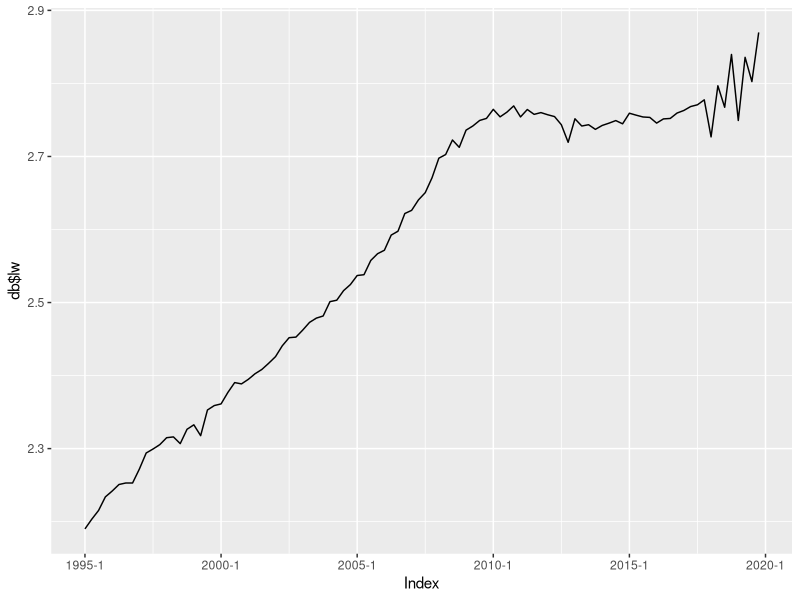
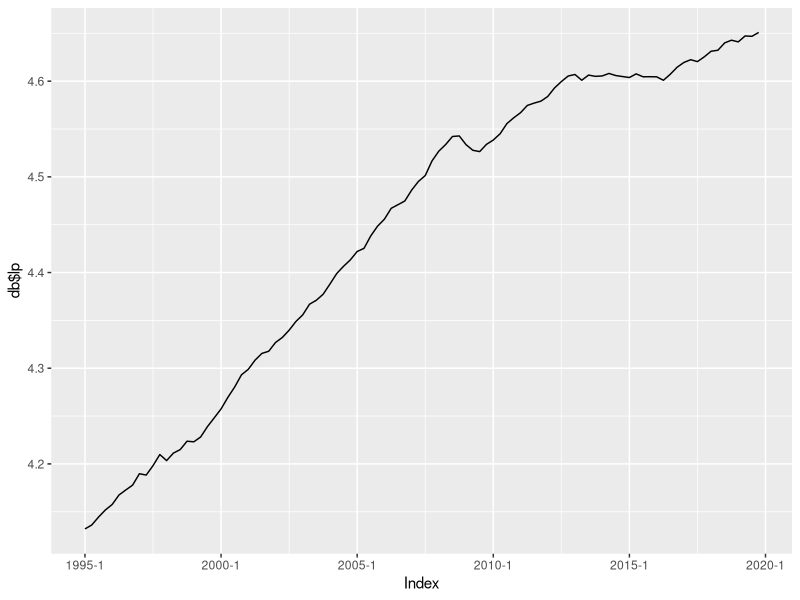
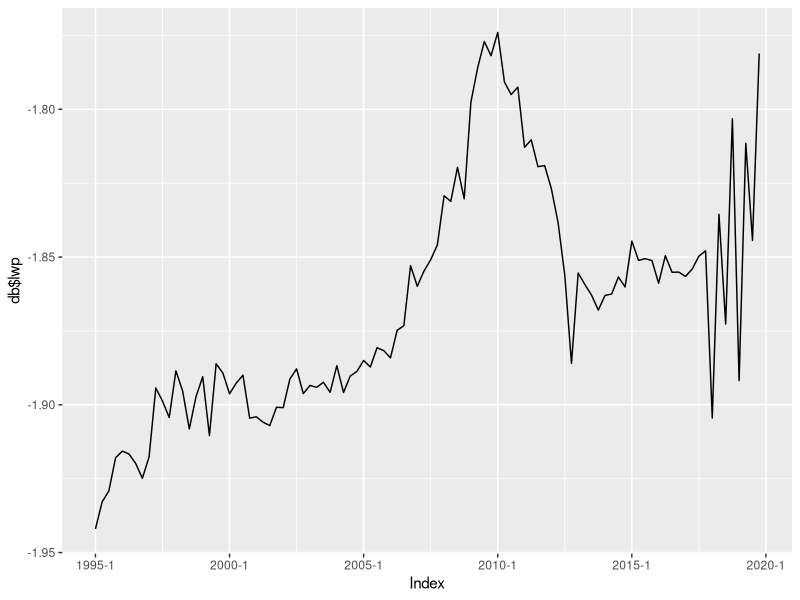
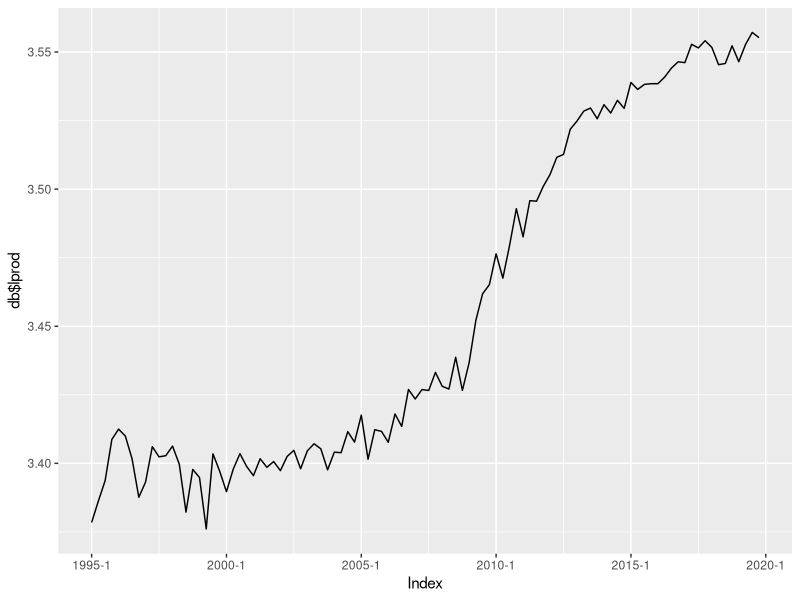
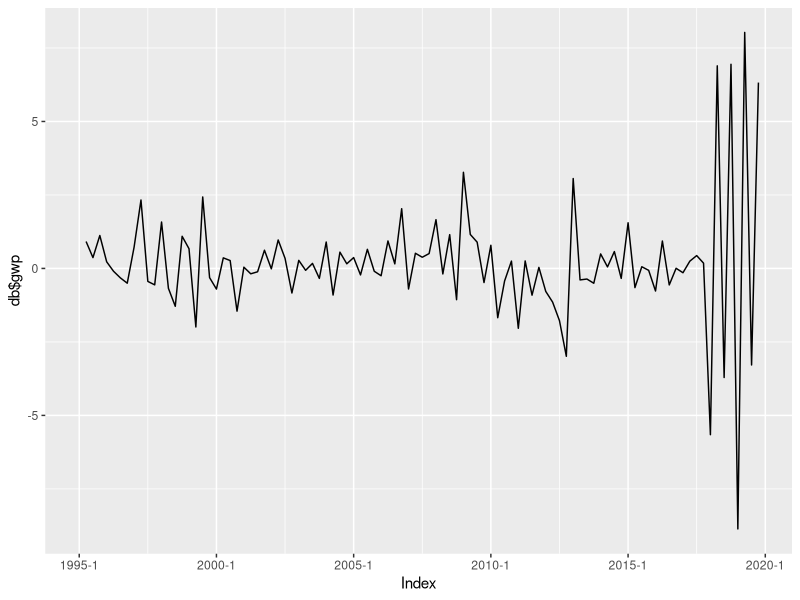
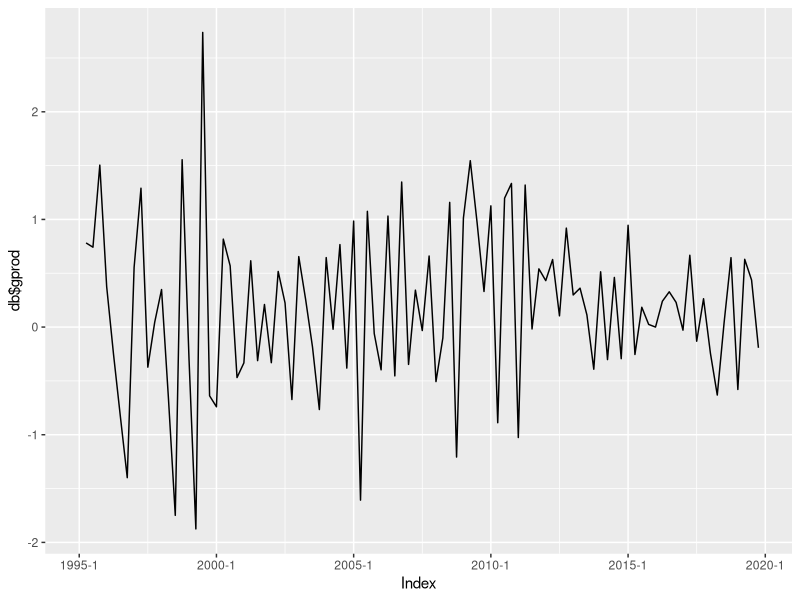
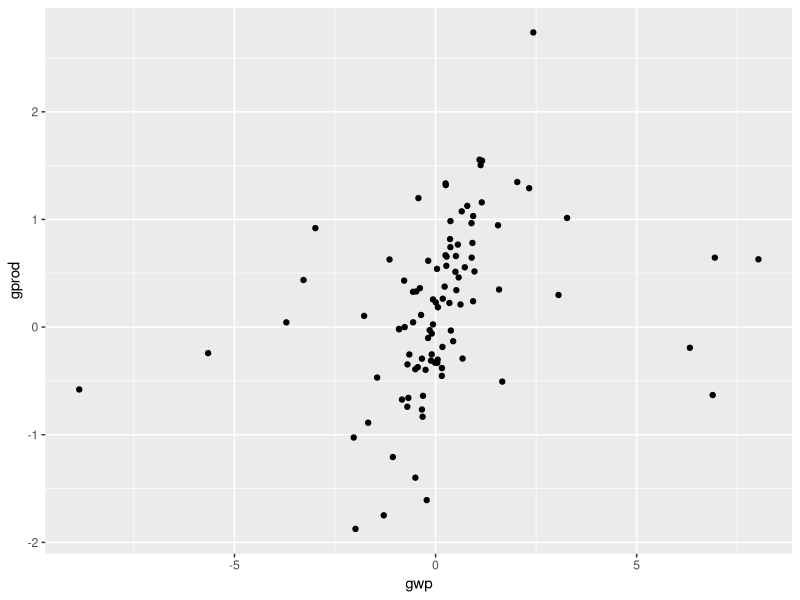
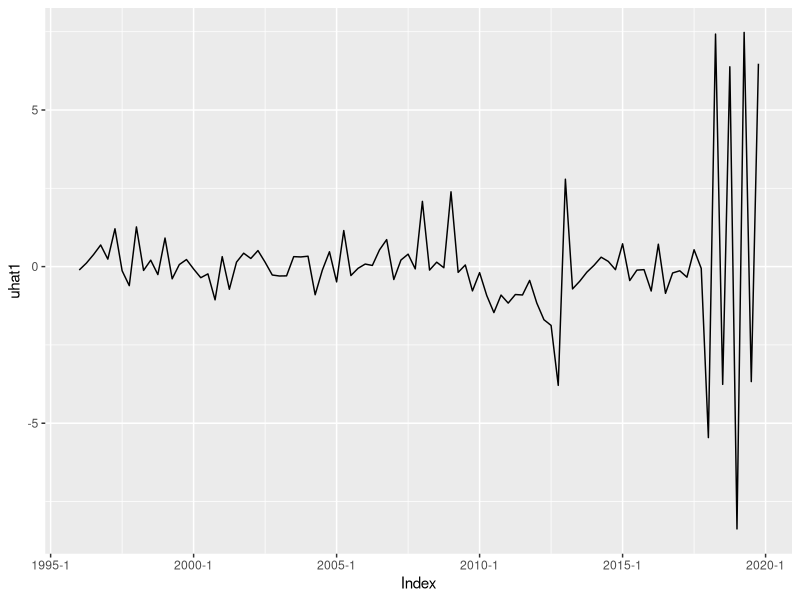

Recreate these plots in R, in order. (Note: this script raises an error after producing the figures.)
library(readxl)
library(zoo)
library(dynlm)
library(ggplot2)
library(car)
library(sandwich)
library(lmtest)

library(forecast)

db_orig <- read_xlsx("wagepr.xlsx")
db_all <- zooreg(db_orig[, c("hwage", "dcons", "prod")],
                start = c(1980, 1),
                frequency = 4)
db <- window(db_all, start = "1995-1", end = "2019-4")

db$lw <- log(db$hwage)
db$lp <- log(db$dcons)
db$lprod <- log(db$prod)
db$lwp <- log(db$hwage / db$dcons)

autoplot(db$lw)
autoplot(db$lp)
autoplot(db$lwp)
autoplot(db$lprod)

ur <- dynlm(lwp ~ L(lwp) + trend(db), data = db)
summary(ur)

ur <- dynlm(lprod ~ L(lprod) + trend(db), data = db)
summary(ur)

db$gwp <- 100 * diff(db$lwp, 1)
db$gprod <- 100 * diff(db$lprod, 1)

autoplot(db$gwp)
autoplot(db$gprod)

qplot(data = db, x = gwp, y = gprod)


mod1 <- dynlm(gwp ~ gprod, data = db, start = "1996-1")
summary(mod1)


uhat1 <- resid(mod1)
autoplot(uhat1)
bgaux <- update(mod1, uhat1 ~ . + L(uhat1))
summary(bgaux)

bgaux <- update(mod1, uhat1 ~ . + L(uhat1, 1:2))
summary(bgaux)

mod2 <- update(mod1, . ~ . + L(gwp) + L(gwp, 2) + L(gprod, 1) + L(gprod, 2))
summary(mod2)

uhat2 <- resid(mod2)
autoplot(uhat2)
bgaux <- update(mod2, uhat2 ~ . + L(uhat2))
summary(bgaux)

bgaux <- update(mod2, uhat2 ~ . + L(uhat2, 1:2))
summary(bgaux)
lht(bgaux, matchCoefs(bgaux, "uhat"))

## bug lht: H0 printed incorrectly but the test is correct
lht(mod2, c("L(gp, 2)", "L(gw, 1)", "gw"))

mod3 <- dynlm(gp ~  L(gp) + L(gw, 2),
              data = db, start = "1982-1")
summary(mod3)


uhat3 <- resid(mod3)
autoplot(uhat3)
ggtsdisplay(uhat3, plot.type = "scatter")


bgaux <- update(mod3, uhat3 ~ . + L(uhat3))
summary(bgaux)

bgaux <- update(mod3, uhat3 ~ . + L(uhat3, 1:2))
summary(bgaux)
